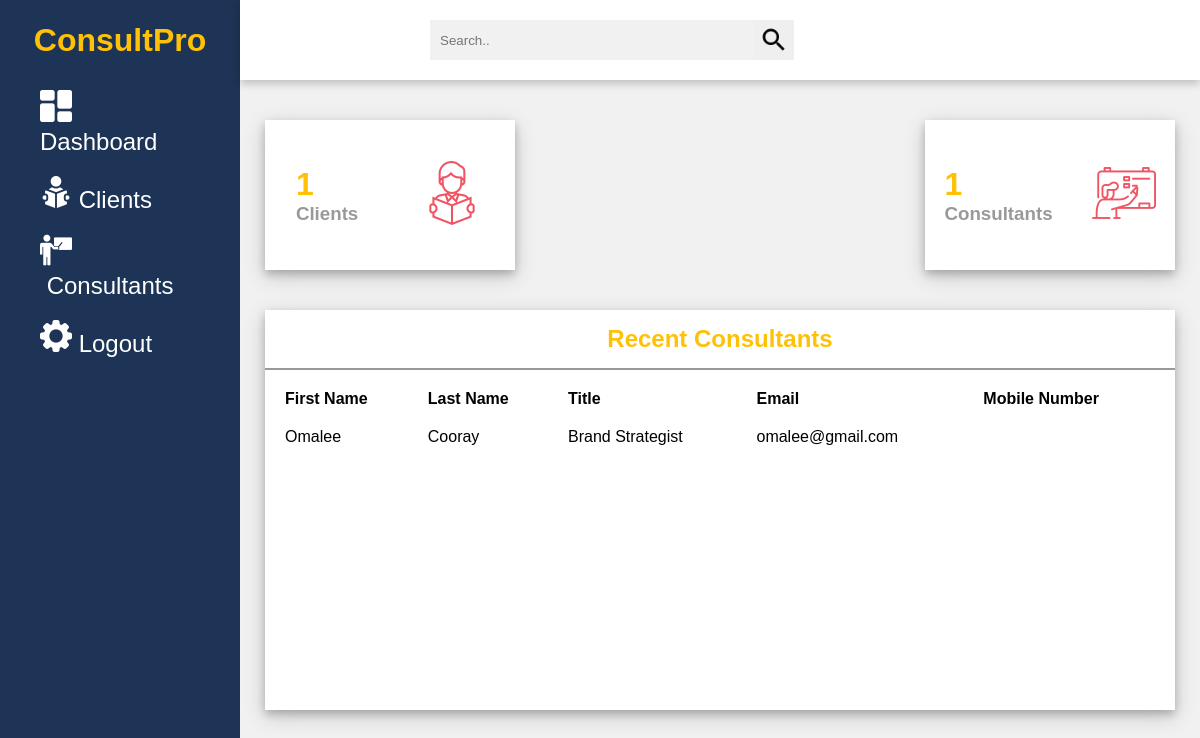
Page /admin-portal/adminDashboard.php (signed in) on the earlier database version.
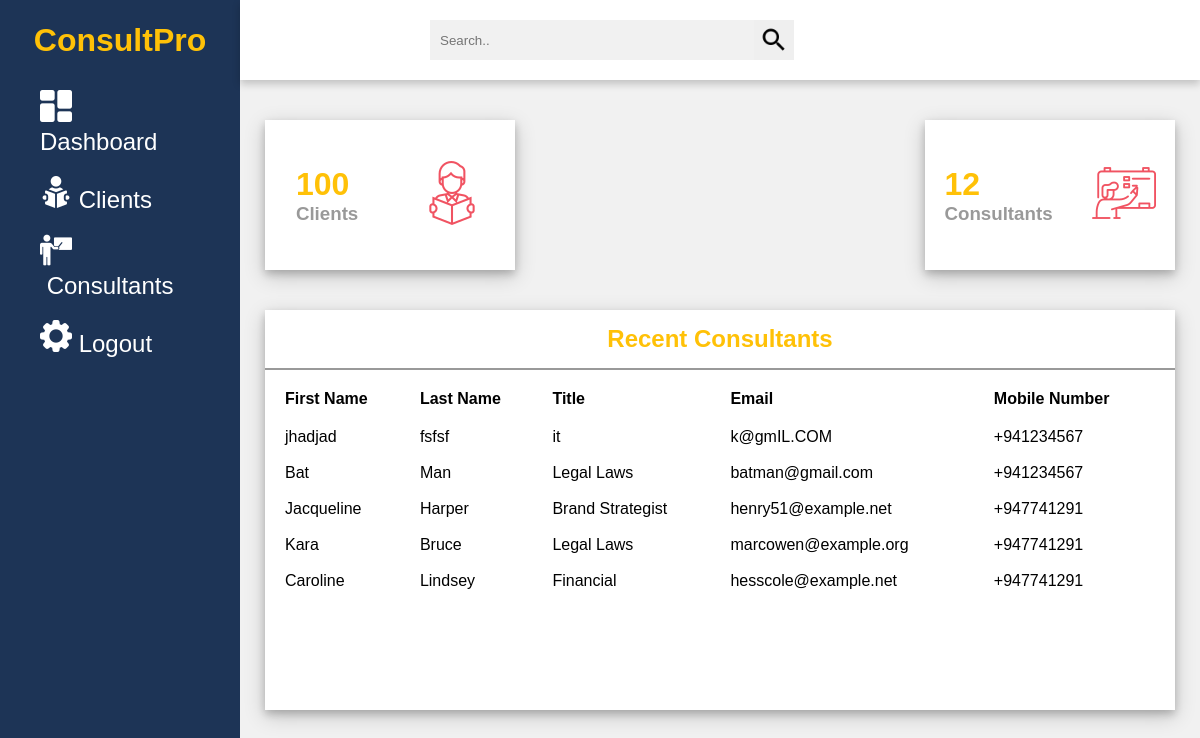
Same page on the later database version.
### tables this page shows
CREATE TABLE `consultants` (
  `consultant_id` int(11) NOT NULL,
  `consultantUsername` varchar(50) NOT NULL,
  `consultantFirstName` varchar(50) NOT NULL,
  `consultantLastName` varchar(50) NOT NULL,
  `consultantEmail` varchar(100) NOT NULL,
  `password` varchar(50) NOT NULL,
  `consultantMobileNo` varchar(10) NOT NULL,
  `image` text NOT NULL,
  `title` varchar(50) NOT NULL,
  `description` longtext NOT NULL,
  `availability` varchar(100) NOT NULL,
  `ratings` float NOT NULL,
  `createdDate` timestamp NOT NULL DEFAULT current_timestamp() ON UPDATE current_timestamp(),
  `isDeleted` int(1) NOT NULL
);

### admin-portal/adminDashboard.php (the view, shortened to what this page needs)
<?php require_once('../connection/dbconnection.php'); ?>
<?php
$query = "SELECT * FROM customers
          WHERE
          isDeleted = 0
          ORDER BY
          customer_id";
$customers = mysqli_query($connection, $query);
$numberOfClients = mysqli_num_rows($customers);
?>
<?php
$consultant_list = "";
$query = "SELECT * FROM consultants
          WHERE
          isDeleted = 0
          ORDER BY
          consultant_id
          DESC
          LIMIT 5";
$countQuery = "SELECT * FROM consultants
               WHERE
               isDeleted = 0
               ORDER BY
               consultant_id";
$consultants = mysqli_query($connection, $query);
$count = mysqli_query($connection, $countQuery);
$numberOfConsultants = mysqli_num_rows($count);
if ($consultants) {
    while ($consultant = mysqli_fetch_assoc($consultants)) {
        $consultant_list .= "<tbody>";
        $consultant_list .= "<tr>";
        $consultant_list .= "<td class=\"text-left\"> {$consultant['consultantFirstName']} </td>";
        $consultant_list .= "<td class=\"text-left\"> {$consultant['consultantLastName']} </td>";
        $consultant_list .= "<td class=\"text-left\"> {$consultant['title']} </td>";
        $consultant_list .= "<td class=\"text-left\"> {$consultant['consultantEmail']} </td>";
        $consultant_list .= "<td class=\"text-left\"> {$consultant['consultantMobileNo']} </td>";
        $consultant_list .= "</tr>";
        $consultant_list .= "</tbody>";
    }
} else {
    echo "DB Failed!";
}
?>
<!DOCTYPE html>
<html lang="en">
<head>
    <link rel="stylesheet" href="./css/dashboardMain.css">
</head>
<body>
    <?php require_once('./components/sideMenuAdmin.php'); ?>
    <div class="container">
        <div class="header">
            <div class="nav">
                <div class="search">
                    <input type="text" placeholder="Search..">
                    <button type="submit"><img src="../assets/images/admin-side/search.png" alt=""></button>
                </div>
                <div class="user">
                    <div class="img-case">
                    </div>
                </div>
            </div>
        </div>
        <div class="content">
            <div class="cards">
                <div class="card">
                    <div class="box">
                        <h1><?php echo $numberOfClients ?></h1>
                        <h3>Clients</h3>
                    </div>
                    <div class="icon-case">
                        <img src="../assets/images/admin-side/students.png" alt="">
                    </div>
                </div>
                <div class="card">
                    <div class="box">
                        <h1><?php echo $numberOfConsultants ?></h1>
                        <h3>Consultants</h3>
                    </div>
                    <div class="icon-case">
                        <img src="../assets/images/admin-side/teachers.png" alt="">
                    </div>
                </div>
            </div>
            <div class="content-2">
                <div class="recent-payments">
                    <div class="title">
                        <h2>Recent Consultants</h2>
                    </div>
                    <table>
                        <tr>
                            <th>First Name</th>
                            <th>Last Name</th>
                            <th>Title</th>
                            <th>Email</th>
                            <th>Mobile Number</th>
                        </tr>
                        <tr>
                            <?php echo $consultant_list; ?>
                        </tr>
                    </table>
                </div>
            </div>
        </div>
    </div>
</body>
</html>

Differences in the rows shown:
no longer on this page (row edited): consultants: consultantFirstName "Omalee", consultantLastName "Cooray", title "Brand Strategist", consultantEmail "omalee@gmail.com"
added consultants: consultantFirstName "jhadjad", consultantLastName "fsfsf", title "it", consultantEmail "k@gmIL.COM", consultantMobileNo "+941234567"
added consultants: consultantFirstName "Bat", consultantLastName "Man", title "Legal Laws", consultantEmail "batman@gmail.com", consultantMobileNo "+941234567"
added consultants: consultantFirstName "Jacqueline", consultantLastName "Harper", title "Brand Strategist", consultantEmail "henry51@example.net", consultantMobileNo "+947741291"
added consultants: consultantFirstName "Kara", consultantLastName "Bruce", title "Legal Laws", consultantEmail "marcowen@example.org", consultantMobileNo "+947741291"
added consultants: consultantFirstName "Caroline", consultantLastName "Lindsey", title "Financial", consultantEmail "hesscole@example.net", consultantMobileNo "+947741291"
Other differences:
$numberOfClients: "1" → "100"
$numberOfConsultants: "1" → "12"
